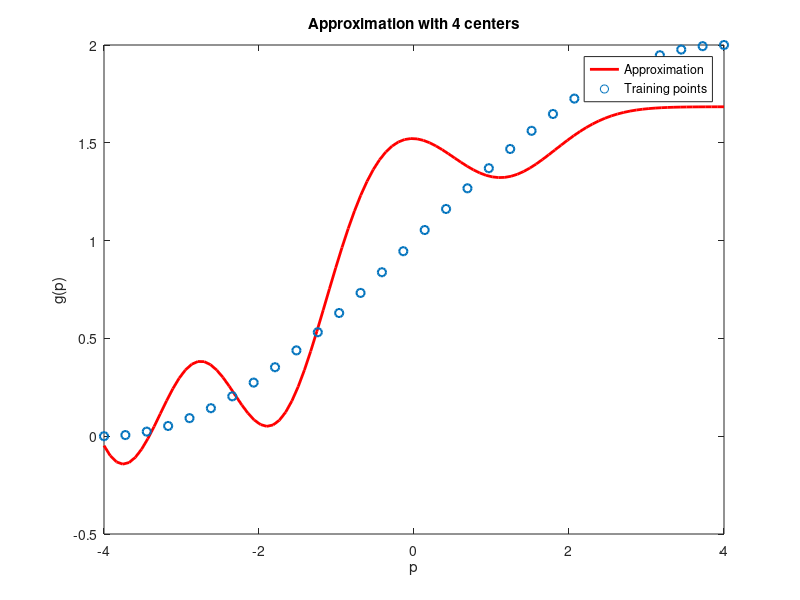
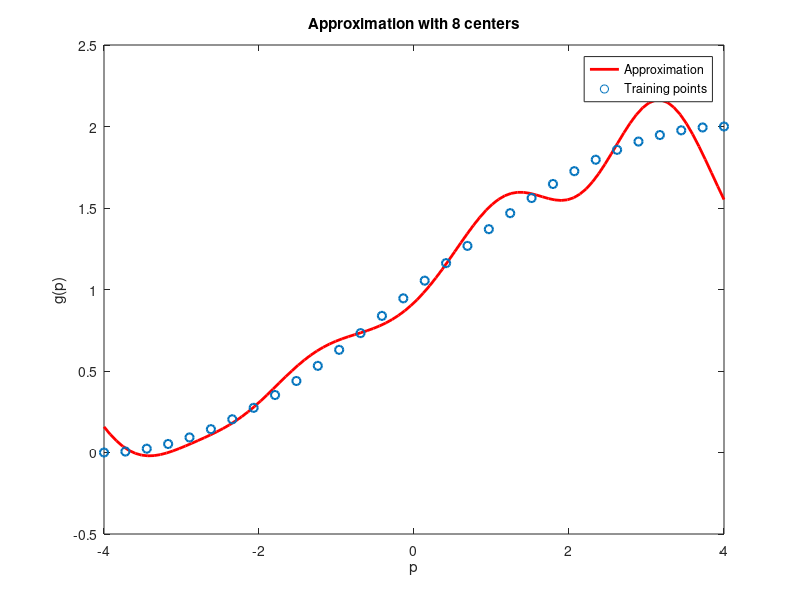
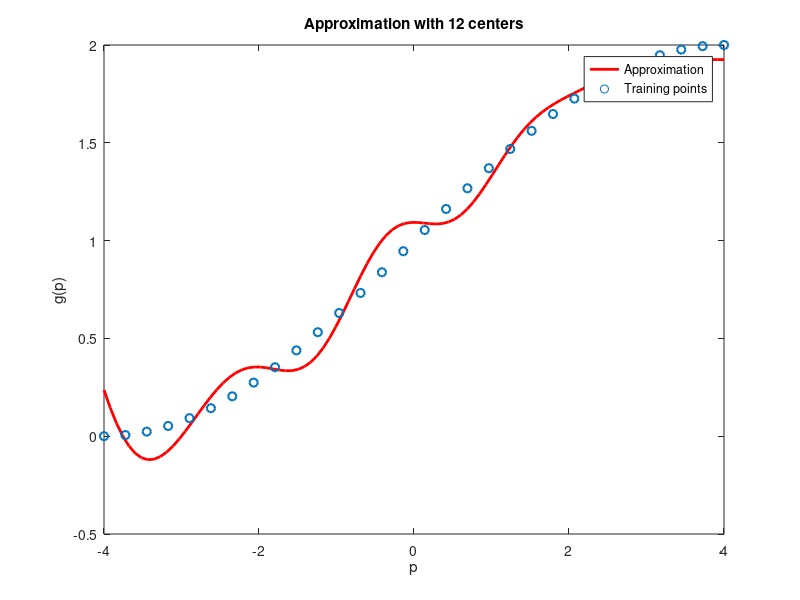
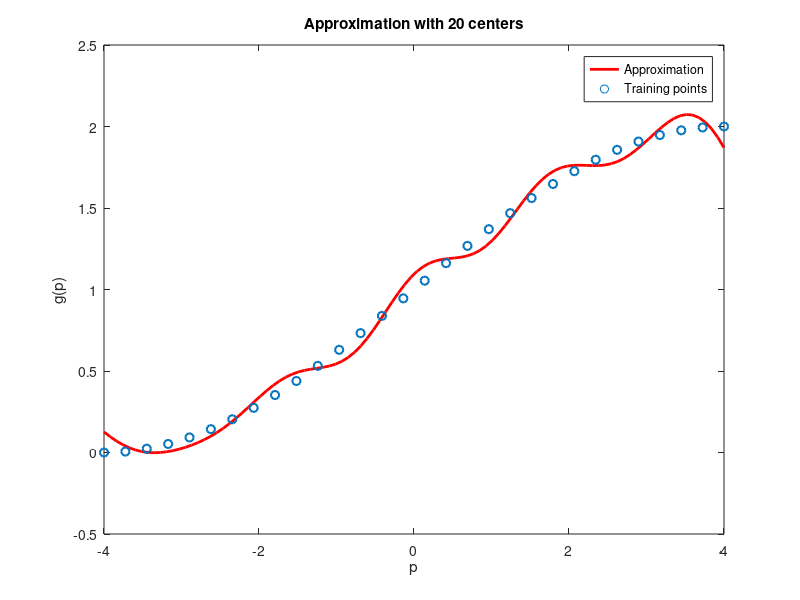

MATLAB code for these plots, in order:
rng(42);
g = @(p) 1 + sin(p*pi/8);

num_points = 30;


%p_train = -4 + 8*rand(num_points, 1); %genarates random points
p_train = linspace(-4, 4, num_points)'; %generates uniform points


num_centers = [4, 8, 12, 20];
learning_rate = 0.1;

for num_centers_idx = 1:length(num_centers)
    
    centers = -4 + 8*rand(num_centers(num_centers_idx), 1);
    
    
    w = randn(num_centers(num_centers_idx), 1);
    b = randn;
    
   
    max_iterations = 1000;
    error_threshold = 1e-6;
    prev_error = Inf;
    iteration = 0;
    
    while true
        iteration = iteration + 1;
        
        h = zeros(num_points, num_centers(num_centers_idx));
        for i = 1:num_points
            for j = 1:num_centers(num_centers_idx)
                h(i, j) = exp(-norm(p_train(i) - centers(j))^2);
            end
        end
        y = h * w + b;
        
        error = sum((y - g(p_train)).^2) / num_points;
        
        delta_w = -2 * (y - g(p_train))' * h / num_points;
        delta_b = -2 * sum(y - g(p_train)) / num_points;
        w = w + learning_rate * delta_w';
        b = b + learning_rate * delta_b;
        
        if abs(prev_error - error) < error_threshold || iteration >= max_iterations
            break;
        end
        
        prev_error = error;
    end
    
    p_test = linspace(-4, 4, 100);
    h_test = zeros(length(p_test), num_centers(num_centers_idx));
    for i = 1:length(p_test)
        for j = 1:num_centers(num_centers_idx)
            h_test(i, j) = exp(-norm(p_test(i) - centers(j))^2);
        end
    end
    y_test = h_test * w + b;
    
    figure;
    plot(p_test, y_test, 'r', 'LineWidth', 2);
    hold on;
    scatter(p_train, g(p_train), 'bo', 'LineWidth', 1.5);
    xlabel('p');
    ylabel('g(p)');
    title(['Approximation with ', num2str(num_centers(num_centers_idx)), ' centers']);
    legend('Approximation', 'Training points');
    
    SSE = sum((y - g(p_train)).^2);
    disp(['Sum Squared Error with ', num2str(num_centers(num_centers_idx)), ' centers: ', num2str(SSE)]);
end
